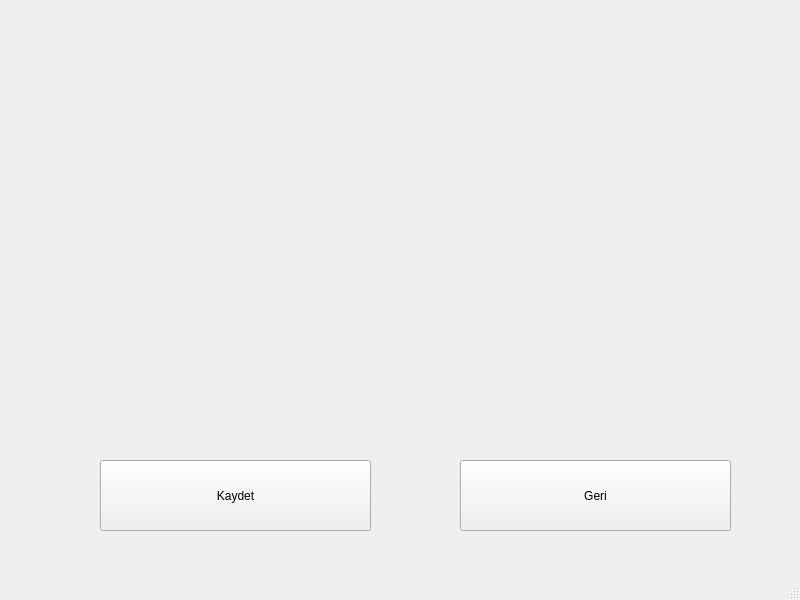
<?xml version="1.0" encoding="UTF-8"?>
<ui version="4.0">
 <class>MainWindow</class>
 <widget class="QMainWindow" name="MainWindow">
  <property name="geometry">
   <rect>
    <x>0</x>
    <y>0</y>
    <width>800</width>
    <height>600</height>
   </rect>
  </property>
  <property name="windowTitle">
   <string>MainWindow</string>
  </property>
  <widget class="QWidget" name="centralwidget">
   <widget class="QLabel" name="lbl_image">
    <property name="geometry">
     <rect>
      <x>190</x>
      <y>20</y>
      <width>401</width>
      <height>251</height>
     </rect>
    </property>
    <property name="text">
     <string/>
    </property>
   </widget>
   <widget class="QLabel" name="lbl_event_name">
    <property name="geometry">
     <rect>
      <x>190</x>
      <y>300</y>
      <width>571</width>
      <height>21</height>
     </rect>
    </property>
    <property name="text">
     <string/>
    </property>
   </widget>
   <widget class="QLabel" name="lbl_datetime">
    <property name="geometry">
     <rect>
      <x>190</x>
      <y>340</y>
      <width>551</width>
      <height>21</height>
     </rect>
    </property>
    <property name="text">
     <string/>
    </property>
   </widget>
   <widget class="QLabel" name="lbl_venue">
    <property name="geometry">
     <rect>
      <x>190</x>
      <y>380</y>
      <width>541</width>
      <height>21</height>
     </rect>
    </property>
    <property name="text">
     <string/>
    </property>
   </widget>
   <widget class="QPushButton" name="btn_save_event">
    <property name="geometry">
     <rect>
      <x>100</x>
      <y>460</y>
      <width>271</width>
      <height>71</height>
     </rect>
    </property>
    <property name="text">
     <string>Kaydet</string>
    </property>
   </widget>
   <widget class="QPushButton" name="btn_back">
    <property name="geometry">
     <rect>
      <x>460</x>
      <y>460</y>
      <width>271</width>
      <height>71</height>
     </rect>
    </property>
    <property name="text">
     <string>Geri</string>
    </property>
   </widget>
   <widget class="QLabel" name="lbl_price">
    <property name="geometry">
     <rect>
      <x>190</x>
      <y>420</y>
      <width>291</width>
      <height>21</height>
     </rect>
    </property>
    <property name="text">
     <string/>
    </property>
   </widget>
  </widget>
  <widget class="QMenuBar" name="menubar">
   <property name="geometry">
    <rect>
     <x>0</x>
     <y>0</y>
     <width>800</width>
     <height>26</height>
    </rect>
   </property>
  </widget>
  <widget class="QStatusBar" name="statusbar"/>
 </widget>
 <tabstops>
  <tabstop>btn_save_event</tabstop>
  <tabstop>btn_back</tabstop>
 </tabstops>
 <resources/>
 <connections/>
</ui>
